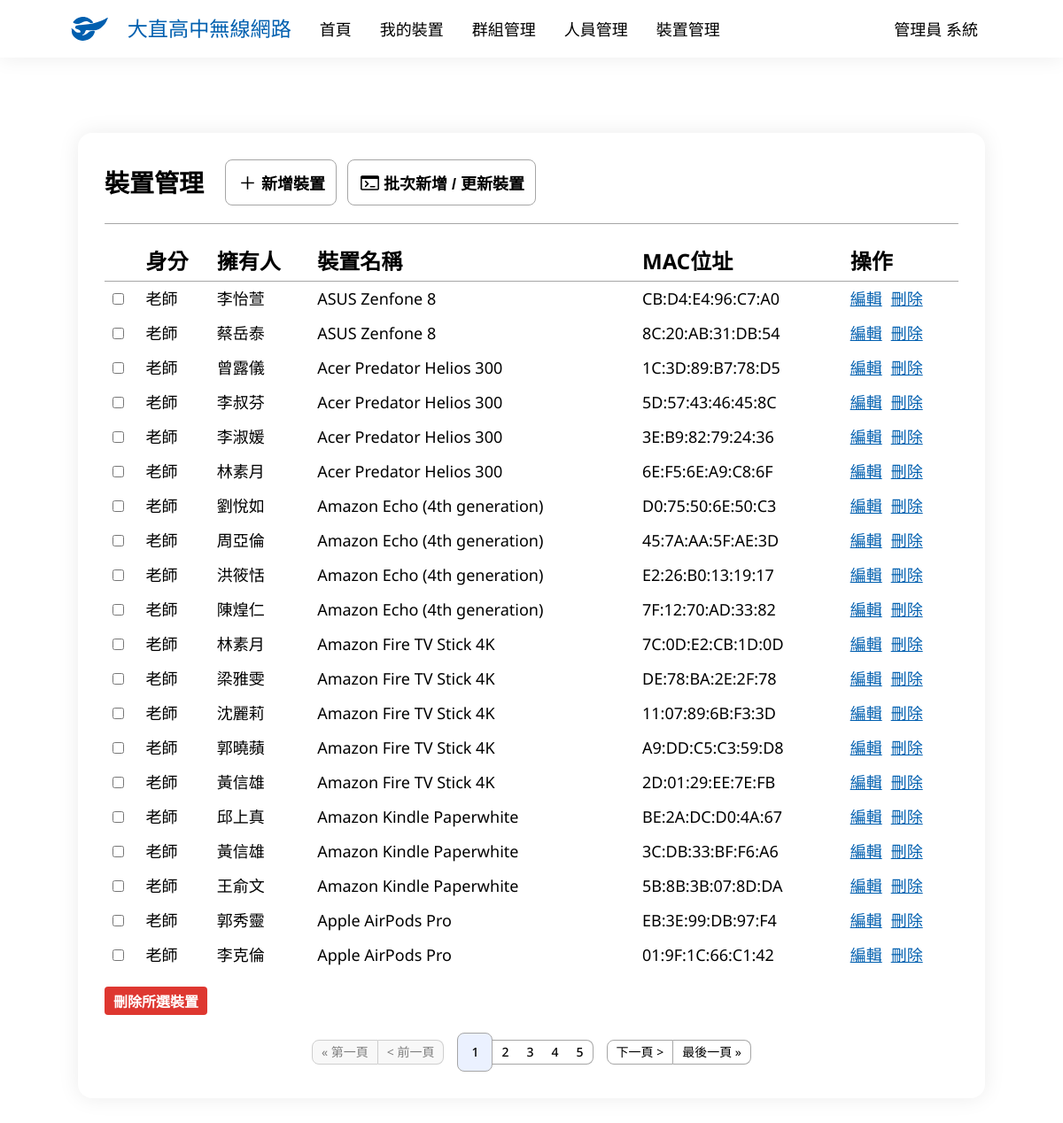
Page /manage/ (signed in) on the committed database.
### main/models.py (models this page shows, shortened)
class UserInfo(models.Model):
    UserData = models.OneToOneField(User, verbose_name='身分', on_delete=models.CASCADE)
    USERTYPES = [
        (0, '管理員'),
        (1, '老師'),
        (2, '學生')
    ]
    UserType = models.IntegerField('使用者類別', choices=USERTYPES)
    Name = models.CharField('姓名', max_length=75)
    StuId = models.IntegerField('學號', default=0)
    Email = models.EmailField('Email', blank=True, null=True)
    GRADES = [
        (0, '無'),
        (7, '七年級'),
        (8, '八年級'),
        (9, '九年級'),
        (1, '高一'),
        (2, '高二'),
        (3, '高三')
    ]
    Grade = models.IntegerField('年級', choices=GRADES, default=0)
    Class = models.IntegerField('班級', default=0)
    SeatNumber = models.IntegerField('座號', default=0)
    Internet = models.BooleanField('可否上網', default=True)
    Note = models.TextField('備註', blank=True, null=True)
    def __str__(self):
        if self.UserType == 0:
            return f'管理員 {self.Name}'
        elif self.UserType == 1:
            return f'教師 {self.Name}'
        else:
            return f'{self.Grade}{self.Class:02d}{self.SeatNumber:02d} {self.Name}'

class Device(models.Model):
    Name = models.CharField('裝置名稱', max_length=100)
    Owner = models.ForeignKey(UserInfo, verbose_name="擁有人", on_delete=models.CASCADE)
    MacAddress = models.CharField('MAC位址', max_length=12)
    Note = models.TextField('備註', blank=True, null=True)

### main/views.py (the view, shortened to what this page needs)
# urls.py: path('manage/', Manage.as_view(), name='manage'),
class Manage(PermissionRequiredMixin, LoginRequiredMixin, ListView):
    model = Device
    ordering = ['Owner__UserType', 'Owner__Grade', 'Owner__Class', 'Owner__SeatNumber', 'Name']
    paginate_by = 20
    permission_required = ['main.can_assess', 'main.admin']
    def get_context_data(self, **kwargs):
        context = super().get_context_data(**kwargs)
        if self.request.user.is_authenticated:
            context['now_user'] = UserInfo.objects.get(UserData=self.request.user)
        else:
            context['now_user'] = ''
        return context
    context_object_name = 'devices'
    template_name = 'manage.html'

### templates/manage.html (shortened to what this page needs)
{% extends 'base.html' %}
{% block body %}
<div class="container">
    <div class="head">
        <p class="title">裝置管理</p>
        <a href="{% url 'admin_device_create' %}">
            <button class="rect-button button-ani">
                <div class="icon icon-add"></div>
                <p>新增裝置</p>
            </button>
        </a>
        <a href="{% url 'device_batch_create' %}">
            <button class="rect-button button-ani">
                <div class="icon icon-terminal"></div>
                <p>批次新增 / 更新裝置</p>
            </button>
        </a>
    </div>
    <div class="hr"></div>
    <form method="post">
        <table>
            <tr>
                <th></th>
                <th>身分</th>
                <th>擁有人</th>
                <th>裝置名稱</th>
                <th>MAC位址</th>
                <th>操作</th>
            </tr>
            {% for device in devices %}
                <tr>
                    <td><input type="checkbox" name="selected_objects" value="{{ device.id }}"></td>
                    <td>
                        {% if device.Owner.UserType == 2 %}
                            學生
                        {% elif device.Owner.UserType == 1 %}
                            老師
                        {% else %}
                            管理員
                        {% endif %}
                    </td>
                    <td>
                        {% if device.Owner.UserType == 2 %}
                            {{ device.Owner.Grade }}{{ device.Owner.Class|stringformat:"02i" }}{{ device.Owner.SeatNumber|stringformat:"02i" }} {{ device.Owner.Name }}
                        {% elif device.Owner.UserType == 1 %}
                            {{ device.Owner.Name }}
                        {% else %}
                            {{ device.Owner.Name }}
                        {% endif %}
                    </td>
                    <td><a href="{% url 'admin_device_edit' device.id %}">{{ device.Name }}</a></td>
                    <td>{{ device.MacAddress|slice:"0:2" }}:{{ device.MacAddress|slice:"2:4" }}:{{ device.MacAddress|slice:"4:6" }}:{{ device.MacAddress|slice:"6:8" }}:{{ device.MacAddress|slice:"8:10" }}:{{ device.MacAddress|slice:"10:12" }}</td>
                    <td class="function">
                        <a href="{% url 'admin_device_edit' device.id %}">
                            <p class="movement">編輯</p>
                        </a>
                        <a href="{% url 'admin_device_delete' device.id %}">
                            <p class="movement">刪除</p>
                        </a>
                    </td>
                </tr>
            {% endfor %}
        </table>
        <input type="submit" class="primary-button warring-button button-ani mgt16px" value="刪除所選裝置">
    </form>
    <div class="pagination">
        {% if page_obj.has_previous %}
            <a class="control" href="?page=1">
                <p>&laquo; 第一頁</p>
            </a>
            <a class="control" href="?page={{ page_obj.previous_page_number }}">
                <p>&lt; 前一頁</p>
            </a>
        {% else %}
            <div class="control disable">
                <p>&laquo; 第一頁</p>
            </div>
            <div class="control disable">
                <p>&lt; 前一頁</p>
            </div>
        {% endif %}
        {% if 0 < page_obj.number|add:"-2"%}
            {% if page_obj.number|add:"3" <= page_obj.paginator.num_pages %}
                {% for page_cnt in page_obj.paginator %}
                    {% if page_obj.number|add:"-2" <= forloop.counter and forloop.counter < page_obj.number|add:"3" %}
                        {% if page_obj.number == forloop.counter %}
                            <a class="page now" href="?page={{forloop.counter}}">
                                <p>{{ forloop.counter }}</p>
                            </a>
                        {% else %}
                            <a class="page" href="?page={{forloop.counter}}">
                                <p>{{ forloop.counter }}</p>
                            </a>
                        {% endif %}
                    {% endif %}
                {% endfor %}
            {% else %}
                {% for page_cnt in page_obj.paginator %}
                    {% if page_obj.paginator.num_pages|add:"-5" < forloop.counter and forloop.counter <= page_obj.paginator.num_pages %}
                        {% if page_obj.number == forloop.counter %}
                            <a class="page now" href="?page={{forloop.counter}}">
                                <p>{{ forloop.counter }}</p>
                            </a>
                        {% else %}
                            <a class="page" href="?page={{forloop.counter}}">
                                <p>{{ forloop.counter }}</p>
                            </a>
                        {% endif %}
                    {% endif %}
                {% endfor %}
            {% endif %}
        {% else %}
            {% for page_cnt in page_obj.paginator %}
                {% if forloop.counter <= 5 %}
                    {% if page_obj.number == forloop.counter %}
                        <a class="page now" href="?page={{forloop.counter}}">
                            <p>{{ forloop.counter }}</p>
                        </a>
                    {% else %}
                        <a class="page" href="?page={{forloop.counter}}">
                            <p>{{ forloop.counter }}</p>
                        </a>
                    {% endif %}
                {% endif %}
            {% endfor %}
        {% endif %}
        {% if page_obj.has_next %}
            <a class="control" href="?page={{ page_obj.next_page_number }}">
                <p>下一頁 &gt;</p>
            </a>
            <a class="control" href="?page={{ page_obj.paginator.num_pages }}">
                <p>最後一頁 &raquo;</p>
            </a>
        {% endif %}
    </div>
</div>
{% endblock body %}

### templates/base.html (shortened to what this page needs)
{% load static %}
<!DOCTYPE html>
<html lang="zh-Hant-TW">
<head>
    <link rel="stylesheet" href="{% static 'css/style.css' %}">
</head>
<body>
    <nav>
        <ul class="navbar">
            <a href="{% url 'homepage' %}">
                <li>
                    <div class="logo">
                        <div></div>
                        <p>大直高中無線網路</p>
                    </div>
                </li>
            </a>
            <a href="{% url 'homepage' %}" class="nav-ani">
                <li>
                    <p id="homepage-button">首頁</p>
                </li>
            </a>
            {% if user.is_authenticated %}
                <a href="{% url 'device_managing' %}" class="nav-ani">
                    <li>
                        <p>我的裝置</p>
                    </li>
                </a>
                {% if perms.main.admin %}
                    <a href="{% url 'group_managing' %}" class="nav-ani">
                        <li>
                            <p>群組管理</p>
                        </li>
                    </a>
                    <a href="{% url 'user_managing' %}" class="nav-ani">
                        <li>
                            <p>人員管理</p>
                        </li>
                    </a>
                    <a href="{% url 'manage' %}" class="nav-ani">
                        <li>
                            <p>裝置管理</p>
                        </li>
                    </a>
                {% endif %}
                <li class="dropdown">
                    <a class="nav-ani">{{ now_user }}</a>
                </li>
            {% endif %}
        </ul>
    </nav>
    <div class="content">
        <div class="main">
            {% block body %}{% endblock body %}
        </div>
    </div>
</body>
</html>

### rows in the picture
UserInfo: UserType+Name "管理員 系統"
Device: shows "老師", Owner.Name "李怡萱", Name "ASUS Zenfone 8", MacAddress "CB", MacAddress "D4", MacAddress "E4", MacAddress "96", MacAddress "C7", MacAddress "A0"
Device: shows "老師", Owner.Name "蔡岳泰", Name "ASUS Zenfone 8", MacAddress "8C", MacAddress "20", MacAddress "AB", MacAddress "31", MacAddress "DB", MacAddress "54"
Device: shows "老師", Owner.Name "曾露儀", Name "Acer Predator Helios 300", MacAddress "1C", MacAddress "3D", MacAddress "89", MacAddress "B7", MacAddress "78", MacAddress "D5"
Device: shows "老師", Owner.Name "李叔芬", Name "Acer Predator Helios 300", MacAddress "5D", MacAddress "57", MacAddress "43", MacAddress "46", MacAddress "45", MacAddress "8C"
Device: shows "老師", Owner.Name "李淑媛", Name "Acer Predator Helios 300", MacAddress "3E", MacAddress "B9", MacAddress "82", MacAddress "79", MacAddress "24", MacAddress "36"
Device: shows "老師", Owner.Name "林素月", Name "Acer Predator Helios 300", MacAddress "6E", MacAddress "F5", MacAddress "A9", MacAddress "C8", MacAddress "6F"
Device: shows "老師", Owner.Name "劉悅如", Name "Amazon Echo (4th generation)", MacAddress "D0", MacAddress "75", MacAddress "50", MacAddress "6E", MacAddress "C3"
Device: shows "老師", Owner.Name "周亞倫", Name "Amazon Echo (4th generation)", MacAddress "45", MacAddress "7A", MacAddress "AA", MacAddress "5F", MacAddress "AE", MacAddress "3D"
Device: shows "老師", Owner.Name "洪筱恬", Name "Amazon Echo (4th generation)", MacAddress "E2", MacAddress "26", MacAddress "B0", MacAddress "13", MacAddress "19", MacAddress "17"
Device: shows "老師", Owner.Name "陳煌仁", Name "Amazon Echo (4th generation)", MacAddress "7F", MacAddress "12", MacAddress "70", MacAddress "AD", MacAddress "33", MacAddress "82"
Device: shows "老師", Owner.Name "林素月", Name "Amazon Fire TV Stick 4K", MacAddress "7C", MacAddress "0D", MacAddress "E2", MacAddress "CB", MacAddress "1D"
Device: shows "老師", Owner.Name "梁雅雯", Name "Amazon Fire TV Stick 4K", MacAddress "DE", MacAddress "78", MacAddress "BA", MacAddress "2E", MacAddress "2F"
Device: shows "老師", Owner.Name "沈麗莉", Name "Amazon Fire TV Stick 4K", MacAddress "11", MacAddress "07", MacAddress "89", MacAddress "6B", MacAddress "F3", MacAddress "3D"
Device: shows "老師", Owner.Name "郭曉蘋", Name "Amazon Fire TV Stick 4K", MacAddress "A9", MacAddress "DD", MacAddress "C5", MacAddress "C3", MacAddress "59", MacAddress "D8"
Device: shows "老師", Owner.Name "黃信雄", Name "Amazon Fire TV Stick 4K", MacAddress "2D", MacAddress "01", MacAddress "29", MacAddress "EE", MacAddress "7E", MacAddress "FB"
Device: shows "老師", Owner.Name "邱上真", Name "Amazon Kindle Paperwhite", MacAddress "BE", MacAddress "2A", MacAddress "DC", MacAddress "D0", MacAddress "4A", MacAddress "67"
Device: shows "老師", Owner.Name "黃信雄", Name "Amazon Kindle Paperwhite", MacAddress "3C", MacAddress "DB", MacAddress "33", MacAddress "BF", MacAddress "F6", MacAddress "A6"
Device: shows "老師", Owner.Name "王俞文", Name "Amazon Kindle Paperwhite", MacAddress "5B", MacAddress "8B", MacAddress "3B", MacAddress "07", MacAddress "8D", MacAddress "DA"
Device: shows "老師", Owner.Name "郭秀靈", Name "Apple AirPods Pro", MacAddress "EB", MacAddress "3E", MacAddress "99", MacAddress "DB", MacAddress "97", MacAddress "F4"
Device: shows "老師", Owner.Name "李克倫", Name "Apple AirPods Pro", MacAddress "01", MacAddress "9F", MacAddress "1C", MacAddress "66", MacAddress "C1", MacAddress "42"
